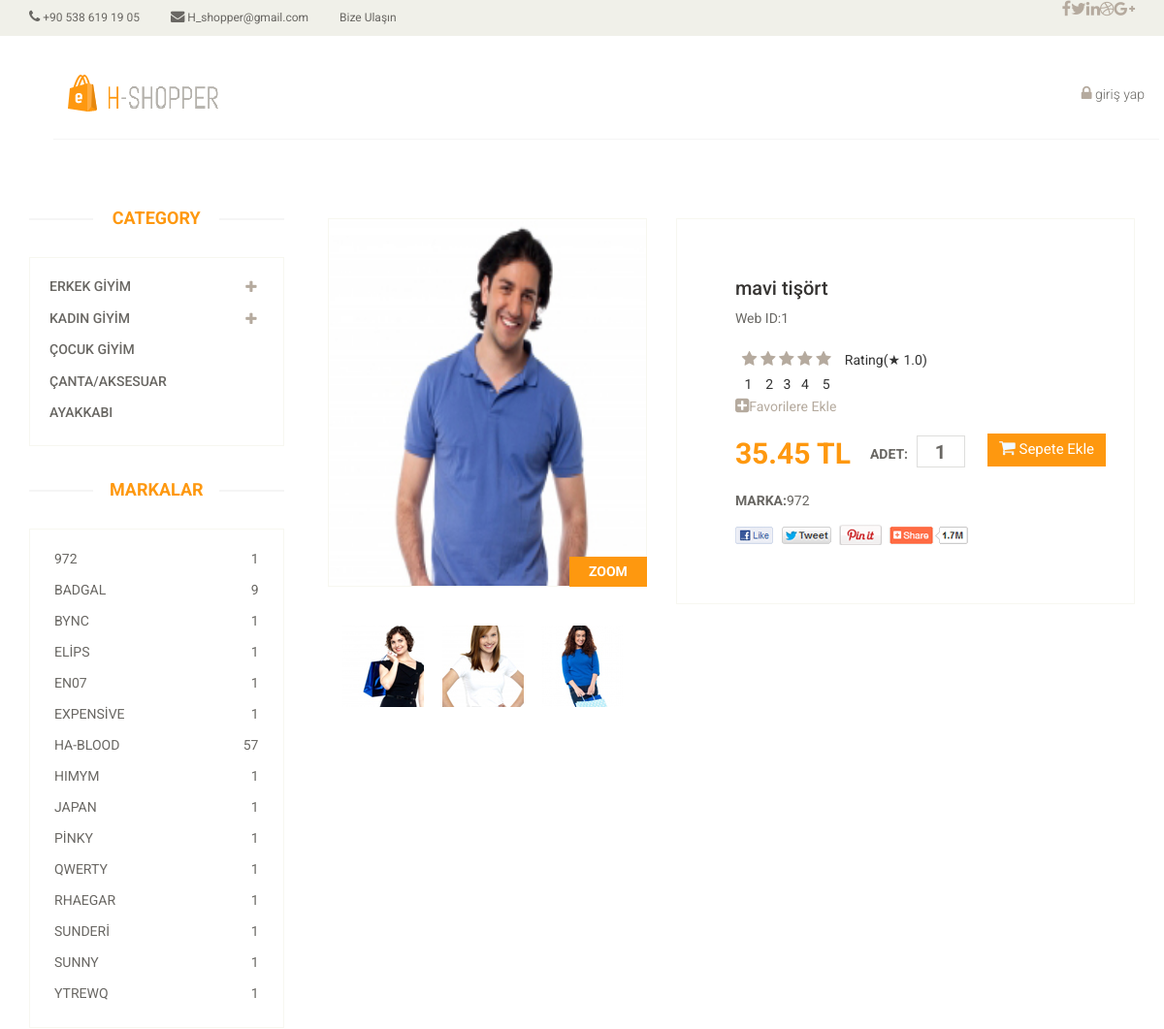
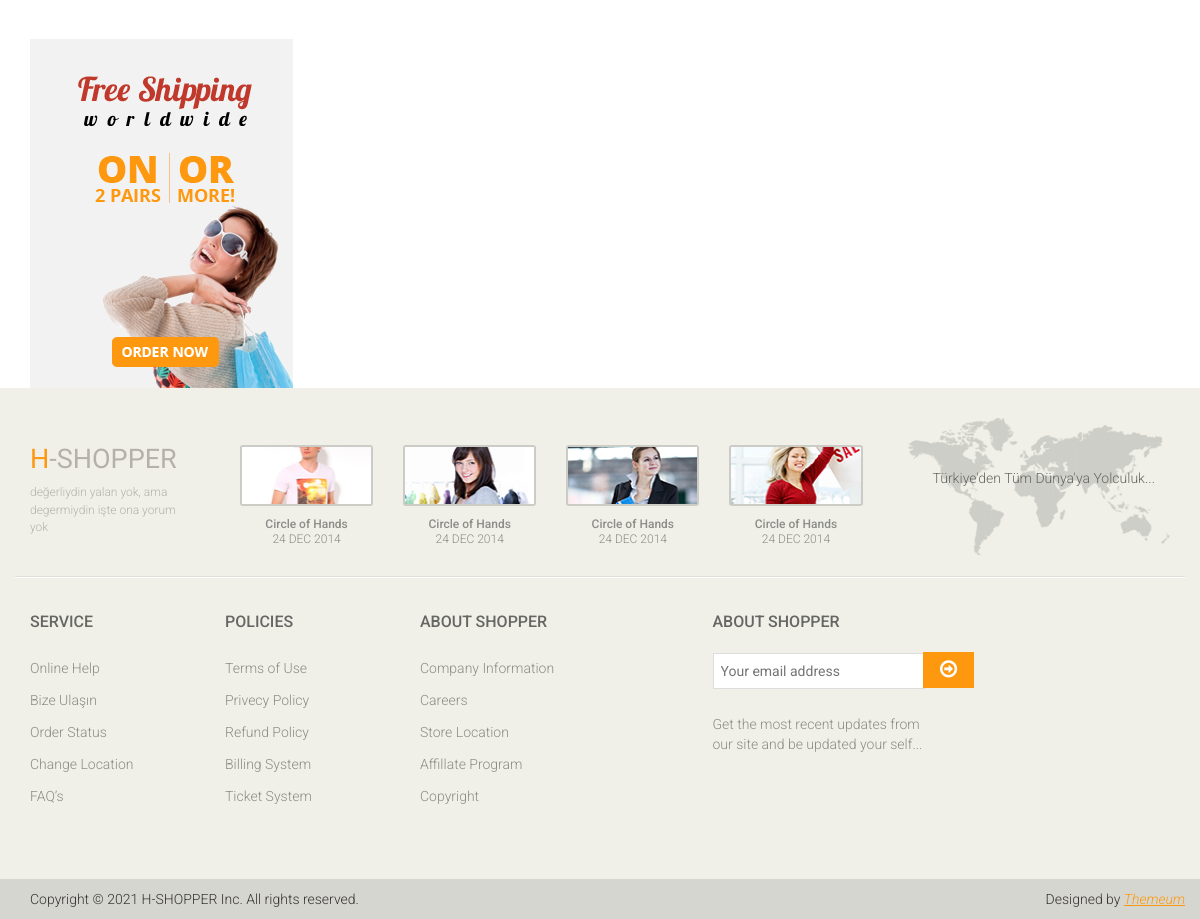
/product/1/, run on the app's committed database (2 pictures, top to bottom).
### product/models.py (models this page shows, shortened)
class Product(models.Model):
    seller=models.ForeignKey("auth.User",on_delete=models.CASCADE,verbose_name="SATICI")
    name=models.CharField(max_length=50,verbose_name="İSİM")
    sex_category=models.CharField(max_length=60,choices=SEX_CATEGORY_CHOICES,null=True,verbose_name="CİNSİYET")
    price=models.FloatField(verbose_name="FİYAT")
    marka = models.CharField(max_length=50,null=True,verbose_name="MARKA")
    image = models.FileField(null=True,verbose_name="FOTOĞRAF")
    category = models.CharField(max_length=30, choices=CATEGORY_CHOICES,verbose_name="KATEGORİ")
    created_date=models.DateTimeField(auto_now_add=True,verbose_name="Oluşturulma tarihi")
    rating_total = models.FloatField(null=True,blank=True,verbose_name="ortalama puan")
    rating = models.JSONField(default=dict, null=True,blank=True)
    class Meta:
        ordering = ['-rating_total']

### product/views.py (the view, shortened to what this page needs)
# urls.py: path('<int:id>/',views.detail,name="details"),
def detail(request,id):
    product = Product.objects.filter(id=id).first()
    if product.rating != "":
        rating_new=product.rating
        rat=pd.Series(rating_new)
        rat=pd.to_numeric(rat,errors="coerce")
        rat=rat.mean()
        rat=round(rat,1)
        rating = Product.objects.filter(id=id).first()
        rating.rating_total=rat
        rating.save()
        favs=list()
        if (str(request.user)) != "AnonymousUser":
            fav = Favs.objects.filter(user=request.user)
            for i in fav:
                favs.append(i.fav_product.id)
    x=list()
    marka = Product.objects.all()
    for i in marka:
        x.append(i.marka)
    data = pd.DataFrame({"marka":x,"sayi":[1 for i in range(len(marka))]},range(len(marka)))
    data = data.groupby("marka").count()
    marka = list(data.index.values)
    sayi = list(data["sayi"])
    brand = list(zip(marka,sayi))
    return render(request,"details.html",{"product":product,"rat":rat,"favs":favs,"brand":brand})

### templates/details.html (shortened to what this page needs)
{% extends "layout.html" %}
{% block body %}
<div class="header-bottom">
	<div class="container">
		<div class="row">
			<div class="col-sm-9">
			</div>
			<div class="col-sm-3">
			</div>
		</div>
	</div>
</div>
</header>
	<section>
		<div class="container">
			<div class="row">
				<div class="col-sm-3">
					<div class="left-sidebar">
						<h2>Category</h2>
						<div class="panel-group category-products" id="accordian">
							<div class="panel panel-default">
								<div class="panel-heading">
									<h4 class="panel-title">
										<a data-toggle="collapse" data-parent="#accordian" href="#mens">
											<span class="badge pull-right"></span>
											ERKEK GİYİM
										</a>
									</h4>
								</div>
							</div>
							<div class="panel panel-default">
								<div class="panel-heading">
									<h4 class="panel-title">
										<a data-toggle="collapse" data-parent="#accordian" href="#womens">
											<span class="badge pull-right"></span>
											KADIN GİYİM
										</a>
									</h4>
								</div>
							</div>
							<div class="panel panel-default">
								<div class="panel-heading">
									<h4 class="panel-title"><a href="#">ÇOCUK GİYİM</a></h4>
								</div>
							</div>
							<div class="panel panel-default">
								<div class="panel-heading">
									<h4 class="panel-title"><a href="/product/bags&accessory/1">ÇANTA/AKSESUAR</a></h4>
								</div>
							</div>
							<div class="panel panel-default">
								<div class="panel-heading">
									<h4 class="panel-title"><a href="#">AYAKKABI</a></h4>
								</div>
							</div>
						</div>
						<div class="brands_products">
							<h2>Markalar</h2>
							<div class="brands-name">
								<ul class="nav nav-pills nav-stacked">
									{% for brand,number in brand %}
								<li><a href="/product/brand/{{brand}}/1"> <span class="pull-right">{{number}}</span>{{brand}}</a></li>
								{% endfor %}
								</ul>
							</div>
						</div>
						<div class="shipping text-center">
							<img src="images/home/shipping.jpg" alt="" />
						</div>
					</div>
				</div>
				<div class="col-sm-9 padding-right">
					<div class="product-details">
						<div class="col-sm-5">
							<div class="view-product">
								<img src="{{product.image.url}}" width="268px" height="250px" alt="" />
								<h3>ZOOM</h3>
							</div>
							<div id="similar-product" class="carousel slide" data-ride="carousel">
								    <div class="carousel-inner">
										<div class="item active">
										  <a href=""><img src="images/product-details/similar1.jpg" alt=""></a>
										  <a href=""><img src="images/product-details/similar2.jpg" alt=""></a>
										  <a href=""><img src="images/product-details/similar3.jpg" alt=""></a>
										</div>
									</div>
								  <a class="left item-control" href="#similar-product" data-slide="prev">
								  </a>
								  <a class="right item-control" href="#similar-product" data-slide="next">
								  </a>
							</div>
						</div>
						<div class="col-sm-7">
							<div class="product-information">
								<h2>{{product.name}}</h2>
								<p>Web ID:{{product.id}}</p>
								<body>
        <form method="post">
            <div>
             <div style="z-index:1">
            &ensp; <span>Rating(&#9733 {{rat}})</span>
		    </div>
            <div style="margin-top: -21px;margin-left: -1px;z-index:-1;position:absolute">
                    <span>1</span>
        <span>2</span>
        <span>3</span>
        <span>4</span>
        <span>5</span>
            </div>
            </div>
        </form>
    <link rel="stylesheet" href="https://cdnjs.cloudflare.com/ajax/libs/font-awesome/4.7.0/css/font-awesome.min.css">
</body>
<br>
{% if product.id in favs %}
									<a style="color: #b5aa9e;" href="/product/fav/delete/{{product.id}}"><i class="fa fa-plus-square"></i>Favorilerden çıkar</a>
										{% else %}
											<a style="color: #b5aa9e;" href="/product/fav/add/{{product.id}}">Favorilere Ekle</a>
										{% endif %}
                          <br>
						  <form method="post">
                                <span>
									<span>{{product.price}} TL</span>
									<label>ADET:</label>
										<input type="text" name="cart_number" value="1" />
									<button type="submit" class="btn btn-fefault cart">
										Sepete Ekle
									</button>
								</span>
									</form>
								<p><b>MARKA:</b>{{product.marka}}</p>
								<a href=""><img src="images/product-details/share.png" class="share img-responsive"  alt="" /></a>
							</div>
						</div>
					</div>
				</div>
			</div>
		</div>
	</section>
{% endblock body %}

### templates/layout.html (shortened to what this page needs)
<!DOCTYPE html>
{% load static %}
<html lang="en">
<head>
    <link href="{% static 'css/bootstrap.min.css' %}" rel="stylesheet">
	<link href="{% static 'css/font-awesome.min.css' %}" rel="stylesheet">
	<link href="{% static 'css/prettyPhoto.css' %}" rel="stylesheet">
	<link href="{% static 'css/price-range.css' %}" rel="stylesheet">
	<link href="{% static 'css/animate.css' %}" rel="stylesheet">
	<link href="{% static 'css/main.css' %}" rel="stylesheet">
	<link href="{% static 'css/responsive.css' %}" rel="stylesheet">
</head>
<body>
<header id="header">
		<div class="header_top">
			<div class="container">
				<div class="row">
					<div class="col-sm-6">
						<div class="contactinfo">
							<ul class="nav nav-pills">
								<li><a href="#"> +90 538 619 19 05</a></li>
								<li><a href="#"> H_shopper@gmail.com</a></li>
								<li><a href="/contact"> Bize Ulaşın</a></li>
							</ul>
						</div>
					</div>
					<div class="col-sm-6">
						<div class="social-icons pull-right">
							<ul class="nav navbar-nav">
								<li><a href="#" style="color: #696763;"></a></li>
								<li><a href="#" style="color: #696763;"></a></li>
								<li><a href="#" style="color: #696763;"></a></li>
								<li><a href="#" style="color: #696763;"></a></li>
								<li><a href="#" style="color: #696763;"></a></li>
							</ul>
						</div>
					</div>
				</div>
			</div>
		</div>
        <br>
        <ul class="messages">
<div class="header-middle">
	<div class="container">
		<div class="row">
			<div class="col-md-4 clearfix">
				<div class="logo pull-left">
					<a href="/"><img src="{% static 'images/home/logo1.png' %}" alt="" /></a>
				</div>
			</div>
			<div class="col-md-8 clearfix">
				<div class="shop-menu clearfix pull-right">
					<ul class="nav navbar-nav">
					{% if request.user.is_authenticated %}
					<li><a href="/user/info" ><i class="fa fa-user"></i> bilgilerim</a></li>
						<li><a href="/product/cart" ><i class="fa fa-shopping-cart"></i> sepetim</a></li>
						<li><a> {{request.user.username}}</a></li>
						<li><a href="/product/fav" > favorilerim</a></li>
						<li><a href="/user/logout"><i class="fa fa-user"></i> çıkış yap</a></li>
					{% else %}
					<li><a href="user/register"> giriş yap</a></li>
					{% endif %}
					</ul>
				</div>
			</div>
		</div>
	</div>
</div>
    {% block body %}
    {% endblock body %}
	<footer id="footer">
		<div class="footer-top">
			<div class="container">
				<div class="row">
					<div class="col-sm-2">
						<div class="companyinfo">
							<h2><span>H</span>-shopper</h2>
							<p>değerliydin yalan yok,
								ama degermiydin işte ona yorum yok</p>
						</div>
					</div>
					<div class="col-sm-7">
						<div class="col-sm-3">
							<div class="video-gallery text-center">
								<a href="#">
									<div class="iframe-img">
										<img src="{% static 'images/home/iframe1.png' %}" alt="" />
									</div>
								</a>
								<p>Circle of Hands</p>
								<h2>24 DEC 2014</h2>
							</div>
						</div>
						<div class="col-sm-3">
							<div class="video-gallery text-center">
								<a href="#">
									<div class="iframe-img">
										<img src="{% static 'images/home/iframe2.png' %}" alt="" />
									</div>
								</a>
								<p>Circle of Hands</p>
								<h2>24 DEC 2014</h2>
							</div>
						</div>
						<div class="col-sm-3">
							<div class="video-gallery text-center">
								<a href="#">
									<div class="iframe-img">
										<img src="{% static 'images/home/iframe3.png' %}" alt="" />
									</div>
								</a>
								<p>Circle of Hands</p>
								<h2>24 DEC 2014</h2>
							</div>
						</div>
						<div class="col-sm-3">
							<div class="video-gallery text-center">
								<a href="#">
									<div class="iframe-img">
										<img src="{% static 'images/home/iframe4.png' %}" alt="" />
									</div>
								</a>
								<p>Circle of Hands</p>
								<h2>24 DEC 2014</h2>
							</div>
						</div>
					</div>
					<div class="col-sm-3">
						<div class="address">
							<img src="{% static 'images/home/map.png' %}" alt="" />
							<p>Türkiye'den Tüm Dünya'ya Yolculuk...</p>
						</div>
					</div>
				</div>
			</div>
		</div>
		<div class="footer-widget">
			<div class="container">
				<div class="row">
					<div class="col-sm-2">
						<div class="single-widget">
							<h2>Service</h2>
							<ul class="nav nav-pills nav-stacked">
								<li><a href="#">Online Help</a></li>
								<li><a href="/contact">Bize Ulaşın</a></li>
								<li><a href="#">Order Status</a></li>
								<li><a href="#">Change Location</a></li>
								<li><a href="#">FAQ’s</a></li>
							</ul>
						</div>
					</div>
					<div class="col-sm-2">
						<div class="single-widget">
							<h2>Policies</h2>
							<ul class="nav nav-pills nav-stacked">
								<li><a href="#">Terms of Use</a></li>
								<li><a href="#">Privecy Policy</a></li>
								<li><a href="#">Refund Policy</a></li>
								<li><a href="#">Billing System</a></li>
								<li><a href="#">Ticket System</a></li>
							</ul>
						</div>
					</div>
					<div class="col-sm-2">
						<div class="single-widget">
							<h2>About Shopper</h2>
							<ul class="nav nav-pills nav-stacked">
								<li><a href="#">Company Information</a></li>
								<li><a href="#">Careers</a></li>
								<li><a href="#">Store Location</a></li>
								<li><a href="#">Affillate Program</a></li>
								<li><a href="#">Copyright</a></li>
							</ul>
						</div>
					</div>
					<div class="col-sm-3 col-sm-offset-1">
						<div class="single-widget">
							<h2>About Shopper</h2>
							<form action="#" class="searchform">
								<input type="text" placeholder="Your email address" />
								<button type="submit" class="btn btn-default"></button>
								<p>Get the most recent updates from <br />our site and be updated your self...</p>
							</form>
						</div>
					</div>
				</div>
			</div>
		</div>
		<div class="footer-bottom">
			<div class="container">
				<div class="row">
					<p class="pull-left">Copyright © 2021 H-SHOPPER Inc. All rights reserved.</p>
					<p class="pull-right">Designed by <span><a target="_blank" href="http://www.themeum.com">Themeum</a></span></p>
				</div>
			</div>
		</div>
	</footer>
</body>
</html>

### data on the page
Product: brand "972", image (picture), name "mavi tişört", id "1", rating_total "1.0", price "35.45", marka "972"
Product: brand "BADGAL"
Product: brand "BYNC"
Product: brand "ELİPS"
Product: brand "EN07"
Product: brand "EXPENSİVE"
Product: brand "HA-BLOOD"
Product: brand "HIMYM"
Product: brand "JAPAN"
Product: brand "PİNKY"
Product: brand "QWERTY"
Product: brand "RHAEGAR"
Product: brand "SUNDERİ"
Product: brand "SUNNY"
Product: brand "YTREWQ"

### other printed values
{{ number }} "1" "9" "1" "1" "1" "1" "57" "1" "1" "1" "1" "1" "1" "1" "1"
